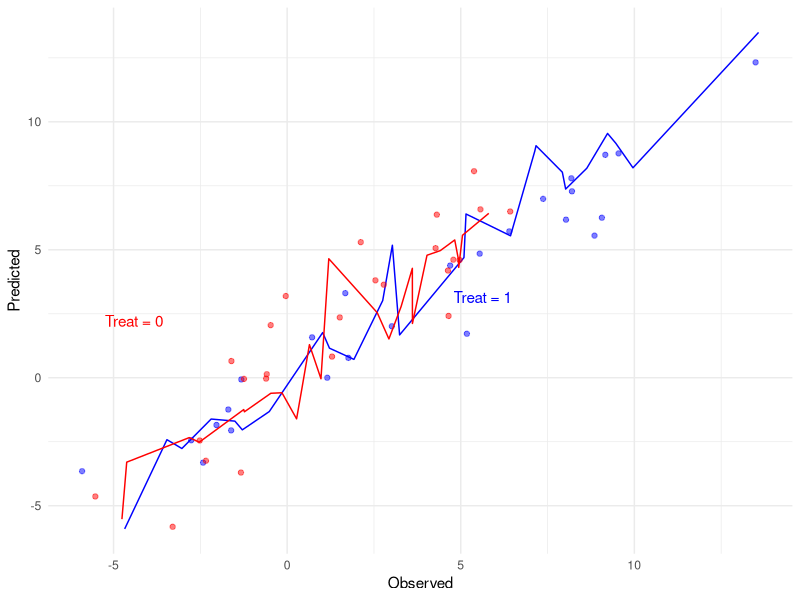

Source code (R): (Note: this script raises an error after producing the figure.)

################
### On the simulated dataset
################

set.seed(123)

# Define the number of observations
n <- 50

# Generate random values for x1 and x2 from a normal distribution
x1 <- rnorm(n, mean = 0, sd = 1)
x2 <- rnorm(n, mean = 0, sd = 1)

# Generate treatment variable A
A <- rbinom(n, size = 1, prob = 0.5)

# Define the coefficients
beta0 <- 2
beta1 <- 3
beta2 <- -1
beta3 <- 1.5
beta4 <- 0.5
beta5 <- -2

# Generate random error terms
epsilon <- rnorm(n, mean = 0, sd = 1)

Y <- beta0 + beta1 * x1 + beta2 * x2 + beta3 * A + beta4 * A * x1 + beta5 * A * x2 + epsilon


DATA_full <- data.frame('Y' = Y, 'x1' = x1, 'x2' = x2, 'A' = A, 'x1.t' = A*x1, 'x2.t' = A*x2)
DATA_reduced <- data.frame('Y' = Y, 'x1' = x1, 'x2' = x2, 'A' = A)


Y <- DATA_full$Y
DATA_full <- DATA_full[ , !(names(DATA_full) %in% c('Y'))]
DATA_full <- model.matrix(Y~.-1, data = DATA_full)


Treat <- DATA_reduced$A
DATA_reduced <- DATA_reduced[ , !(names(DATA_reduced) %in% c('Y', 'A'))]
DATA_reduced <- model.matrix(Y~.-1, data = DATA_reduced)
tau <- mean(Treat == 1) - mean(Treat == 0)
tau.range <- seq(-4*tau, 4*tau, length.out = 9)
#tau.range = seq(1,10, by =1)


data.all <- cbind.data.frame(DATA_full, Y = Y)
fit <- lm(Y ~., data = data.all)
pred <- predict(fit)

plot_data <- data.frame(Observed = data.all$Y, Predicted = pred, Trt = Treat)
# Subset dataframe based on Trt values
df_trt1 <- plot_data[plot_data$Trt == 1, ]
df_trt0 <- plot_data[plot_data$Trt == 0, ]


mse <- rep(NA, length(tau.range))
for(k in 1:length(tau.range)) {
  data.reduced <- cbind.data.frame(DATA_reduced, Y= Y - tau.range[k]*Treat)
  lm_tmp <- lm(Y ~., data = data.reduced)
  mse[k] <- mean((data.reduced$Y - lm_tmp$fitted)^2)
}
tau.star <- tau.range[which.min(mse)]

data.reduced <- cbind.data.frame(DATA_reduced, Y= Y - tau.star*Treat)
fit_reduced <- lm(Y ~., data = data.reduced)
pred_reduced <- predict(fit_reduced)

plot_data_reduced <- data.frame(Observed = data.reduced$Y, Predicted = pred_reduced, Trt = Treat)
# Subset dataframe based on Trt values
df_reduced_trt1 <- plot_data_reduced[plot_data_reduced$Trt == 1, ]
df_reduced_trt0 <- plot_data_reduced[plot_data_reduced$Trt == 0, ]



library(ggplot2)
ggplot() +
  geom_line(data = df_trt1, aes(x = Predicted, y = Observed), color = "blue") +
  geom_point(data = df_reduced_trt1, aes(y = Predicted, x = Observed), color = "blue", alpha = 0.5) +
  
  # Add df_trt0 as a line with points from df_reduced_trt0 around it
  geom_line(data = df_trt0, aes(x = Predicted, y = Observed), color = "red") +
  geom_point(data = df_reduced_trt0, aes(y = Predicted, x = Observed), color = "red", alpha = 0.5) +
  
  # Add labels to the lines
  geom_text(data = df_trt1[1, ], aes(x = Predicted, y = Observed, label = "Treat = 1"), hjust = -1.2, vjust = 0.2, color = "blue") +
  geom_text(data = df_trt0[1, ], aes(x = Predicted, y = Observed, label = "Treat = 0"), hjust = 3.0, vjust = -5.5, color = "red") +
  
  # Customize plot aesthetics
  labs(y = "Predicted", x = "Observed", color = "Treatment") +
  scale_color_manual(values = c("blue", "red"), labels = c("Trt = 1", "Trt = 0")) +
  theme_minimal()





################
### On the example dataset
################
DATA <- read.csv('IHDP_clean.csv', header = TRUE)[,-1]
cor_matrix <- cor(DATA)
cor_with_output <- cor_matrix[, 1]
cor_with_output[1] <- 0  # Set the correlation with output to 0
sorted_correlations <- sort(abs(cor_with_output), decreasing = TRUE)
top_10_correlations <- sorted_correlations[1:10]
top_10_predictors <- names(top_10_correlations)
# Subset your data to keep only the top 10 predictor columns

selected_data <- DATA[, top_10_predictors]
output <- DATA[,c('iqsb.36', 'treat')]

## X0 - reduced model
DATA.cor.reduced <- bind_cols(output, selected_data)
# Create training and test sets using the selected index numbers
Y <- DATA.cor.reduced$iqsb.36
Treat <- DATA.cor.reduced$treat
tau <- mean(Treat == 1) - mean(Treat == 0)
tau.range <- seq(-4*tau, 4*tau, length.out = 9)
DATA.cor.reduced <- DATA.cor.reduced[ , !(names(DATA.cor.reduced) %in% c('iqsb.36', 'treat'))]
DATA.cor.reduced <- model.matrix(Y~.-1, data = DATA.cor.reduced)

## X - full model
selected_data.T <- matrix(NA, nrow = nrow(selected_data), ncol = ncol(selected_data))
for(k in 1:10){
  selected_data.T[,k] <- selected_data[,k]*output$treat
}
colnames(selected_data.T) <- paste0(colnames(selected_data), ".t")
DATA.cor <- bind_cols(output, selected_data, selected_data.T)
DATA.cor <- bind_cols('iqsb.36' = output, selected_data)

# Create training and test sets using the selected index numbers
Y <- DATA.cor$iqsb.36
DATA.cor <- DATA.cor[ , !(names(DATA.cor) %in% c('iqsb.36'))]
DATA.cor <- model.matrix(Y~.-1, data = DATA.cor)


data.all <- cbind.data.frame(DATA.cor, Y = Y)
fit <- lm(Y ~., data = data.all)
pred <- predict(fit)

plot_data <- data.frame(Observed = data.all$Y, Predicted = as.vector(pred), Trt = data.all$treat)
# Subset dataframe based on Trt values
df_trt1 <- plot_data[plot_data$Trt == 1, ]
df_trt0 <- plot_data[plot_data$Trt == 0, ]


mse <- rep(NA, length(tau.range))
for(k in 1:length(tau.range)) {
  data.reduced <- cbind.data.frame(DATA.cor.reduced, Y= Y - tau.range[k]*Treat)
  lm_tmp <- lm(Y ~., data = data.reduced)
  mse[k] <- mean((data.reduced$Y - lm_tmp$fitted)^2)
}
tau.star <- tau.range[which.min(mse)]

data.reduced <- cbind.data.frame(DATA.cor.reduced, Y= Y - tau.star*Treat)
fit_reduced <- lm(Y ~., data = data.reduced)
pred_reduced <- predict(fit_reduced)

plot_data_reduced <- data.frame(Observed = data.reduced$Y, Predicted = pred_reduced, Trt = Treat)
# Subset dataframe based on Trt values
df_reduced_trt1 <- plot_data_reduced[plot_data_reduced$Trt == 1, ]
df_reduced_trt0 <- plot_data_reduced[plot_data_reduced$Trt == 0, ]



library(ggplot2)
ggplot() +
  geom_line(data = df_trt1, aes(x = Predicted, y = Observed), color = "blue") +
  geom_point(data = df_reduced_trt1, aes(y = Predicted, x = Observed), color = "blue", alpha = 0.5) +
  
  # Add df_trt0 as a line with points from df_reduced_trt0 around it
  geom_line(data = df_trt0, aes(x = Predicted, y = Observed), color = "red") +
  geom_point(data = df_reduced_trt0, aes(y = Predicted, x = Observed), color = "red", alpha = 0.5) +
  
  # Add labels to the lines
  geom_text(data = df_trt1[1, ], aes(x = Predicted, y = Observed, label = "Treat = 1"), hjust = -1.2, vjust = 0.2, color = "blue") +
  geom_text(data = df_trt0[1, ], aes(x = Predicted, y = Observed, label = "Treat = 0"), hjust = 3.0, vjust = -5.5, color = "red") +
  
  # Customize plot aesthetics
  labs(y = "Predicted", x = "Observed", color = "Treatment") +
  scale_color_manual(values = c("blue", "red"), labels = c("Trt = 1", "Trt = 0")) +
  theme_minimal()
